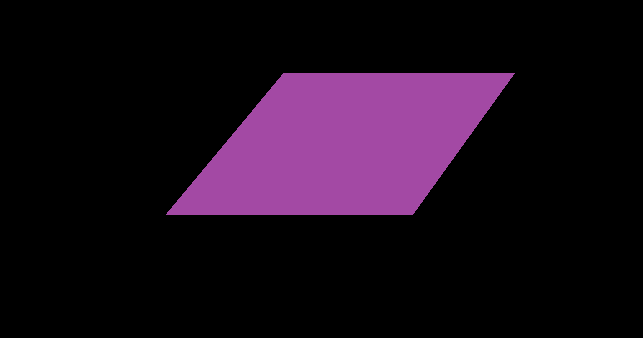
#> input picture detect/taking image frm file/parallelogram.png, 643 x 338 px, given in place of taking image frm file, which was not available
$ python Threshold.py
#> lines starting #> are read from the running program, lines starting #| are printed output that depends on the picture; after the words box and inside, x2 and y2 are one past the last pixel; in counts of white or black regions, pixels touching at a corner belong together; pictures that were not available may be replaced by others from this repository, and a replacement may not be noted
import cv2
path = input('Enter the path for the image from this folder')
#> the answer given: taking image frm file
img = cv2.imread(path,0)
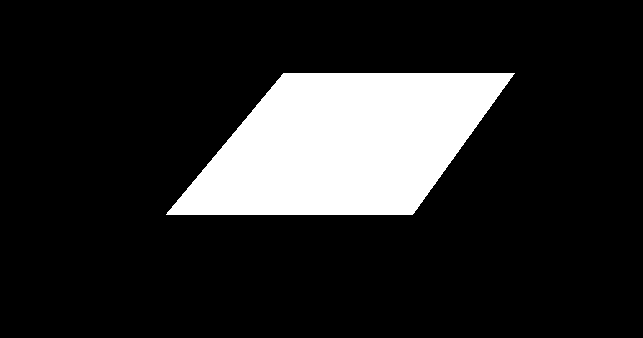
#> img: shape (338, 643); values 0 (black) and 120 (white), 15.6% white; 1 white region, box (x1, y1, x2, y2) and area: (166, 73, 515, 215) 34010
cv2.imshow('Original', img)

#Applying Gaussian Filter
filter = cv2.GaussianBlur(img,(5,5),0)
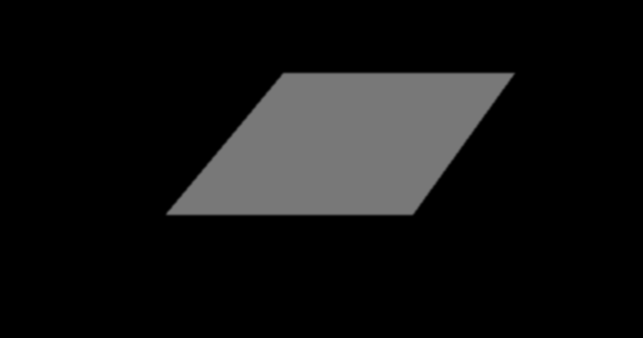
#> filter: shape (338, 643); min 0, max 120, mean 18.8
ret, otsu = cv2.threshold(img,0,255,cv2.THRESH_BINARY+cv2.THRESH_OTSU)
#> ret = 0

#Displaying the Original and Thresholded Image
cv2.imshow('Original', img)
cv2.waitKey(0)
cv2.imshow('Threshold', otsu)
cv2.waitKey(0)

$ run again, on detect/taking image frm file/pentagon.png
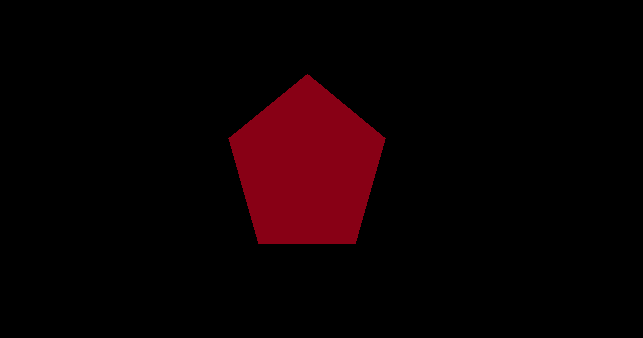
#> input picture detect/taking image frm file/pentagon.png, 643 x 338 px, given in place of taking image frm file, which was not available
#> `img = cv2.imread(path,0)`:
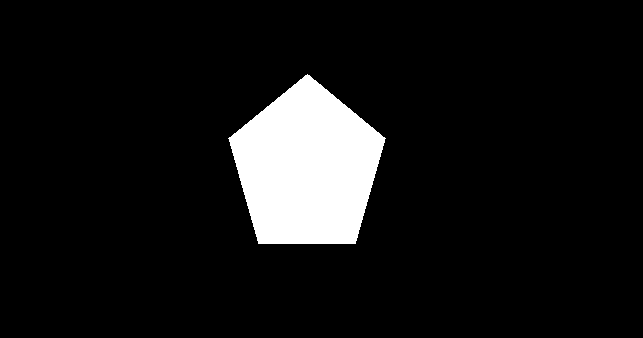
#> img: shape (338, 643); values 0 (black) and 78 (white), 8.5% white; 1 white region, box (x1, y1, x2, y2) and area: (228, 74, 386, 244) 18526
#> `filter = cv2.GaussianBlur(img,(5,5),0)`:
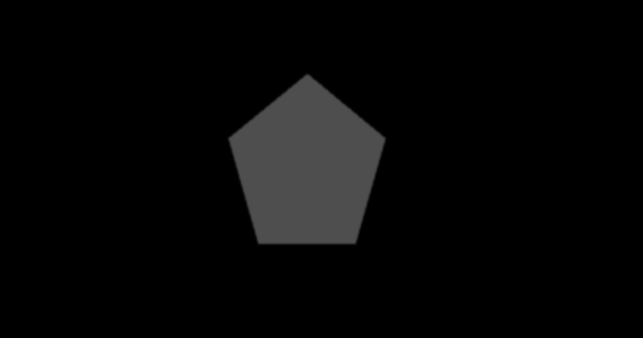
#> filter: shape (338, 643); min 0, max 78, mean 6.6
#> ret = 0
